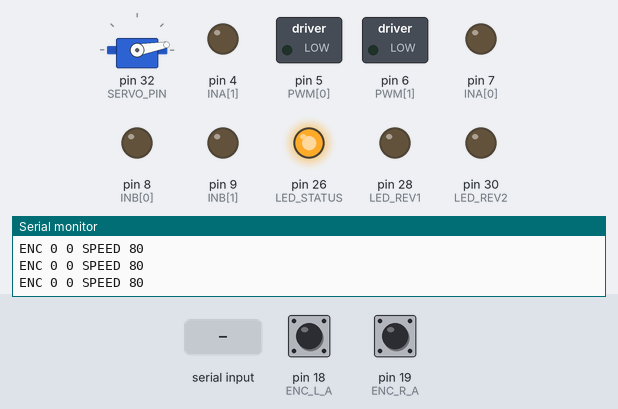
Bench run of a sketch on a simulated Arduino Mega 2560, built with avr-gcc and run on an emulated ATmega2560. Shown: servo, switched loads named in the sketch (green lamp = pin HIGH), output pins drawn as LEDs (lit = HIGH), the last lines printed to the serial monitor. Dashed ring = blinking. Inputs (shaded band) come from the test bench; at power-on: pin 18 (ENC_L_A) HIGH, pin 19 (ENC_R_A) HIGH.

Above: at 1.2 s.
1.3 s: "w" received over Serial
At 2.8 s:
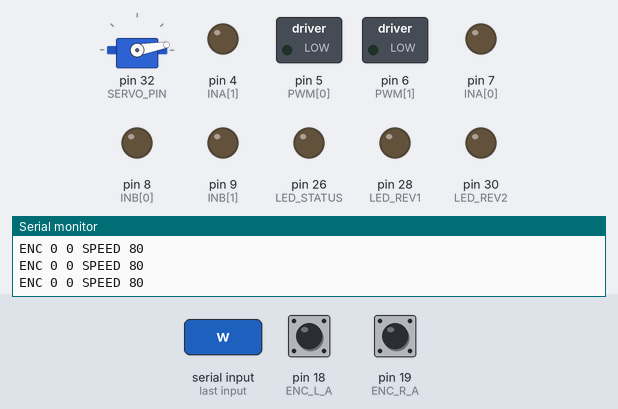
4.3 s: "s" received over Serial
At 4.65 s:
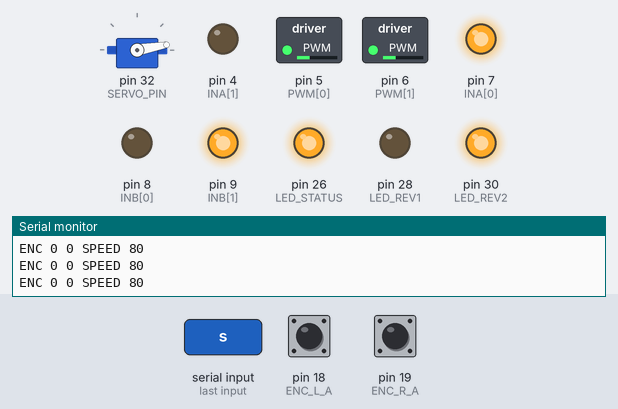
7.3 s: "a" received over Serial
At 7.7 s:
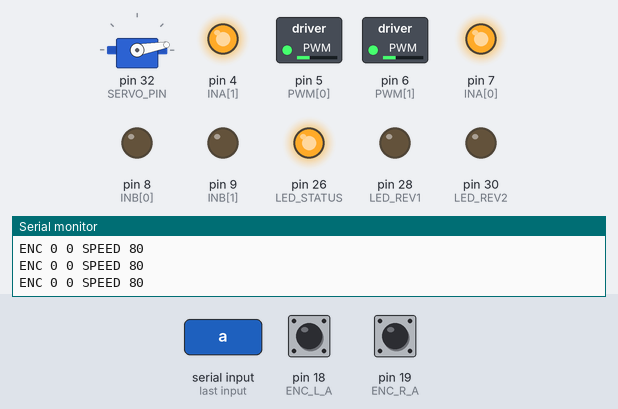
10.3 s: "d" received over Serial
At 10.7 s:
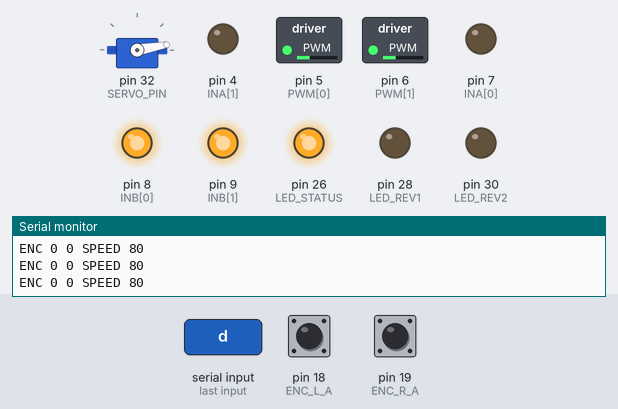
13.3 s: "u" received over Serial
At 14.3 s:
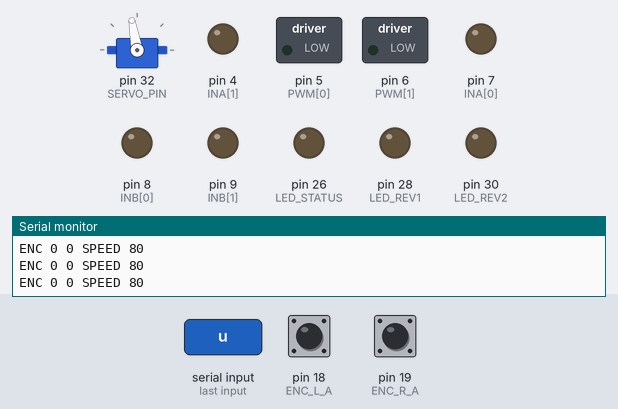
16.3 s: "n" received over Serial
At 17.8 s:
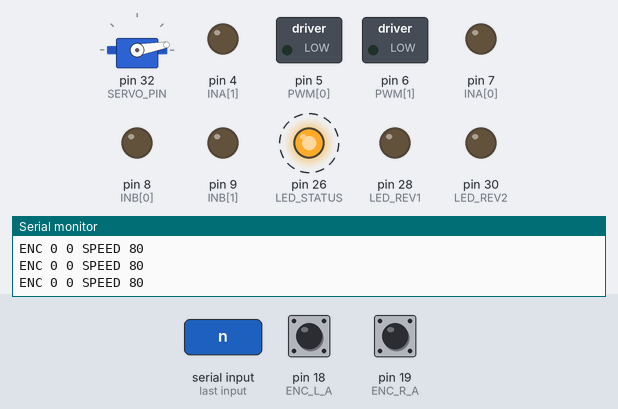
Timing chart, 0 to 20.3 s (numbered marks = the images above; inputs shaded):
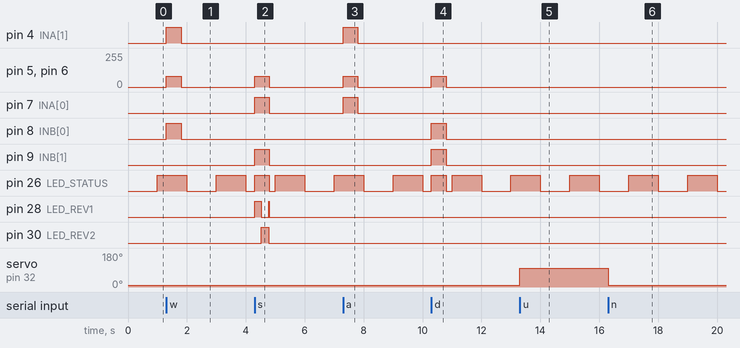

Measured:
- after the input at 1.3 s, pin 4 (INA[1]), pin 8 (INB[0]): LOW → HIGH at once, → LOW 0.50 s later; pin 5 (PWM[0]), pin 6 (PWM[1]): 0/255 → 80/255 at once, → 0/255 0.50 s later
- after the input at 4.3 s, pin 5 (PWM[0]), pin 6 (PWM[1]): 0/255 → 80/255 at once, → 0/255 0.50 s later; pin 7 (INA[0]), pin 9 (INB[1]): LOW → HIGH at once, → LOW 0.50 s later; pin 28 (LED_REV1): LOW → HIGH at once, → LOW 0.22 s later, → HIGH 0.25 s later, → LOW 0.03 s later; pin 30 (LED_REV2): LOW → HIGH after 0.22 s, → LOW 0.25 s later
- after the input at 7.3 s, pin 4 (INA[1]), pin 7 (INA[0]): LOW → HIGH at once, → LOW 0.50 s later; pin 5 (PWM[0]), pin 6 (PWM[1]): 0/255 → 80/255 at once, → 0/255 0.50 s later
- after the input at 10.3 s, pin 5 (PWM[0]), pin 6 (PWM[1]): 0/255 → 80/255 at once, → 0/255 0.50 s later; pin 8 (INB[0]), pin 9 (INB[1]): LOW → HIGH at once, → LOW 0.50 s later
- after the input at 13.3 s, servo on pin 32 (SERVO_PIN): 10° → 100° at once
- after the input at 16.3 s, servo on pin 32 (SERVO_PIN): 100° → 10° at once
- by itself, pin 26 (LED_STATUS): alternates HIGH for 1.0 s and LOW for 1.0 s

The sketch:

robot_control.ino
```cpp
/*
  RoboDojo robot - Arduino Mega 2560 + Monster Moto Shield
  Receives one-letter commands from the Raspberry Pi over USB (115200 baud).

  KEYS (sent from the Pi):
    w = forward     s = backward     a = spin left     d = spin right
    x = stop        + = faster       - = slower        r = reset encoder counts
    u = tip cargo deck up (dump)      n = cargo deck down (normal)

  MOTORS: four GA25-370 gear motors, wired in parallel pairs
    Left pair  = shield channel A (pins 7, 8, 5)
    Right pair = shield channel B (pins 4, 9, 6)
    Direction for each side is set by MOTOR_DIR below (taken from the club's
    tested route code: the LEFT side runs reversed).
    Left encoder  : yellow -> 18, white -> 22
    Right encoder : yellow -> 19, white -> 24
    Encoders      : blue -> 5V, green -> GND
    Servo signal  : pin 32   (pins 9 and 11 are covered by the shield)
    LEDs          : 26 = status, 28 and 30 = reverse warning
*/

#include <Servo.h>

// ---------- Monster Moto Shield (fixed by the shield, do not change) ----------
const int INA[2] = {7, 4};    // direction A: Left, Right
const int INB[2] = {8, 9};    // direction B: Left, Right
const int PWM[2] = {5, 6};    // speed:       Left, Right
const int LEFT = 0, RIGHT = 1;

// Direction correction per side (from the tested route code):
//  1 = normal, -1 = reversed. If a side runs backward on W, flip its number.
const int MOTOR_DIR[2] = {-1, 1};   // Left, Right

// ---------- Encoders ----------
const int ENC_L_A = 18, ENC_L_B = 22;
const int ENC_R_A = 19, ENC_R_B = 24;
const int ENC_L_SIGN = 1;     // change to -1 if left count goes DOWN when driving forward
const int ENC_R_SIGN = 1;     // change to -1 if right count goes DOWN when driving forward

// ---------- Servo and LEDs ----------
const int SERVO_PIN = 32;     // uncovered extended header (pins 9 and 11 are under the shield)
const int DECK_DOWN = 10;     // servo angle with the deck flat (adjust after testing)
const int DECK_UP   = 100;    // servo angle with the deck tipped (adjust after testing)
const int LED_STATUS = 26, LED_REV1 = 28, LED_REV2 = 30;

// ---------- Settings ----------
const unsigned long TIMEOUT_MS = 500;   // stop motors if no command for 0.5 s
int speedVal = 80;                      // 0..255, starts gentle (route code used 40)

// ---------- State ----------
volatile long leftCount = 0, rightCount = 0;
unsigned long lastCmdTime = 0, lastReport = 0, lastBlink = 0;
char motion = 'x';
bool blinkState = false;
Servo deck;

void leftEncoder()  { if (digitalRead(ENC_L_B)) leftCount  += ENC_L_SIGN; else leftCount  -= ENC_L_SIGN; }
void rightEncoder() { if (digitalRead(ENC_R_B)) rightCount += ENC_R_SIGN; else rightCount -= ENC_R_SIGN; }

// spd > 0 forward, spd < 0 backward, 0 stop
void motor(int m, int spd) {
  spd *= MOTOR_DIR[m];
  if (spd > 0)      { digitalWrite(INA[m], HIGH); digitalWrite(INB[m], LOW); }
  else if (spd < 0) { digitalWrite(INA[m], LOW);  digitalWrite(INB[m], HIGH); spd = -spd; }
  else              { digitalWrite(INA[m], LOW);  digitalWrite(INB[m], LOW); }
  analogWrite(PWM[m], constrain(spd, 0, 255));
}

void applyMotion() {
  switch (motion) {
    case 'w': motor(LEFT,  speedVal); motor(RIGHT,  speedVal); break;
    case 's': motor(LEFT, -speedVal); motor(RIGHT, -speedVal); break;
    case 'a': motor(LEFT, -speedVal); motor(RIGHT,  speedVal); break;
    case 'd': motor(LEFT,  speedVal); motor(RIGHT, -speedVal); break;
    default:  motor(LEFT, 0);         motor(RIGHT, 0);         break;
  }
}

void updateLeds() {
  if (millis() - lastBlink > 250) { lastBlink = millis(); blinkState = !blinkState; }
  bool moving = (motion != 'x');
  // status LED: slow blink when idle, steady ON when moving
  digitalWrite(LED_STATUS, moving ? HIGH : (millis() / 1000) % 2);
  // reverse LEDs: alternate while reversing, off otherwise
  digitalWrite(LED_REV1, motion == 's' &&  blinkState);
  digitalWrite(LED_REV2, motion == 's' && !blinkState);
}

void setup() {
  Serial.begin(115200);
  for (int i = 0; i < 2; i++) {
    pinMode(INA[i], OUTPUT); pinMode(INB[i], OUTPUT); pinMode(PWM[i], OUTPUT);
  }
  pinMode(ENC_L_A, INPUT_PULLUP); pinMode(ENC_L_B, INPUT_PULLUP);
  pinMode(ENC_R_A, INPUT_PULLUP); pinMode(ENC_R_B, INPUT_PULLUP);
  attachInterrupt(digitalPinToInterrupt(ENC_L_A), leftEncoder,  RISING);
  attachInterrupt(digitalPinToInterrupt(ENC_R_A), rightEncoder, RISING);

  pinMode(LED_STATUS, OUTPUT); pinMode(LED_REV1, OUTPUT); pinMode(LED_REV2, OUTPUT);

  deck.attach(SERVO_PIN);
  deck.write(DECK_DOWN);

  motion = 'x';
  applyMotion();
  Serial.println("READY");
}

void loop() {
  // 1) Commands from the Pi
  while (Serial.available()) {
    char c = Serial.read();
    switch (c) {
      case 'w': case 's': case 'a': case 'd': case 'x':
        motion = c; lastCmdTime = millis(); applyMotion(); break;
      case '+': speedVal = min(255, speedVal + 20); applyMotion(); break;
      case '-': speedVal = max(40,  speedVal - 20); applyMotion(); break;
      case 'r': noInterrupts(); leftCount = 0; rightCount = 0; interrupts(); break;
      case 'u': deck.write(DECK_UP);   break;
      case 'n': deck.write(DECK_DOWN); break;
      default: break;   // ignore anything else (newlines, typos)
    }
  }

  // 2) Safety stop: no command for 0.5 s -> stop
  if (motion != 'x' && millis() - lastCmdTime > TIMEOUT_MS) {
    motion = 'x';
    applyMotion();
  }

  // 3) LEDs
  updateLeds();

  // 4) Report to the Pi 5 times per second:  ENC <left> <right> SPEED <speed>
  if (millis() - lastReport > 200) {
    lastReport = millis();
    noInterrupts(); long l = leftCount, r = rightCount; interrupts();
    Serial.print("ENC "); Serial.print(l); Serial.print(' '); Serial.print(r);
    Serial.print(" SPEED "); Serial.println(speedVal);
  }
}
```
